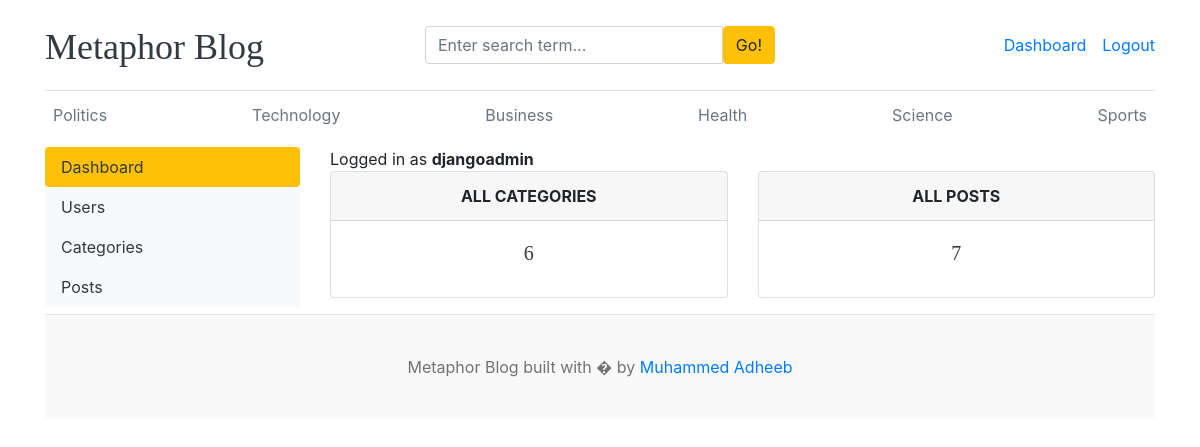
Screenshot of /dashboard/ (signed in) with the database file from the repository.
### blogs/models.py (models this page shows, shortened)
class Category(models.Model):
    category_name = models.CharField(max_length=50, unique=True)
    created_at = models.DateTimeField(auto_now_add=True)
    updated_at = models.DateTimeField(auto_now=True)
    class Meta:
        verbose_name_plural = 'categories'

### dashboards/views.py (the view)
# urls.py: path('dashboard/', include('dashboards.urls')),
@login_required(login_url='login')
def dashboard(request):
    category_count = Category.objects.all().count()
    if request.user.is_superuser:
        blogs_count = Blog.objects.all().count()
    else:
        blogs_count = Blog.objects.filter(author=request.user).count()
    context = {
        'category_count': category_count,
        'blogs_count': blogs_count,
    }
    return render(request, 'dashboard/dashboard.html', context)

### blogs/context_processors.py (called while the page is built)
def get_categories(request):
    categories = Category.objects.all()
    return dict(categories=categories)

def get_social_links(request):
    social_links = SocialLink.objects.all()
    return dict(social_links=social_links)

### templates/dashboard/dashboard.html
{% extends "base.html" %}
{% block content %}
<div class="row">
        {% include 'dashboard/sidebar.html'%}
        <div class="col-md-9">
            <span>Logged in as <b>{{ user }}</b></span>
            <div class="row">
                <div class="col">
                    <div class="card border-default mb-3">
                        <div class="card-header text-center text-uppercase font-weight-bold">All Categories</div>
                        <div class="card-body text-dark">
                            <h5 class="card-title text-center">{{ category_count }}</h5>
                        </div>
                    </div>
                </div>
                <div class="col">
                    <div class="card border-default mb-3">
                        <div class="card-header text-center text-uppercase font-weight-bold">All Posts</div>
                        <div class="card-body text-dark">
                            <h5 class="card-title text-center">{{ blogs_count }}</h5>
                        </div>
                    </div>
                </div>
            </div>
        </div>
</div>
{% endblock %}

### templates/base.html (shortened to what this page needs)
{% load static %}
<!DOCTYPE html>
<html lang="en">
<head>
    <link href="https://getbootstrap.com/docs/4.0/dist/css/bootstrap.min.css" rel="stylesheet">
    <link href="{% static 'css/blog.css' %}" rel="stylesheet">
    <link rel="stylesheet" href="https://cdnjs.cloudflare.com/ajax/libs/font-awesome/4.7.0/css/font-awesome.min.css">
  </head>
<body>
    <div class="container">
      <header class="blog-header py-3">
      <div class="row align-items-center">
        <div class="col-4 pt-1">
          <a class="blog-header-logo text-dark" href="/">Metaphor Blog</a>
        </div>
      <div class="col-4">
      <form action="{% url 'search' %}" method="GET">
        <div class="input-group">
          <input
            class="form-control"
            type="text"
            name="keyword"
            value="{{ keyword }}"
            placeholder="Enter search term..."
          />
          <button type="submit" class="btn btn-warning">
            Go!
          </button>
        </div>
      </form>
    </div>
    <div class="col-4 d-flex justify-content-end align-items-center">
      {% if not user.is_authenticated %}
      <a class="btn btn-sm btn-warning" href="{% url 'login' %}">Login</a>
      &nbsp;
      <a class="btn btn-sm btn-outline-secondary" href="{% url 'register' %}">Register</a>
      {% else %}
      <span><a href="{% url 'dashboard' %}">Dashboard</a></span>
      <span><a href=" {% url 'logout' %}">Logout</a></span>
      {% endif %}
    </div>
  </div>
</header>
      <div class="nav-scroller py-1 mb-2">
        <nav class="nav d-flex justify-content-between">
          {% for cat in categories %}
          <a class="p-2 text-muted" href="{% url 'posts_by_category' cat.id %}">{{ cat.category_name}}</a>
          {% endfor %}
        </nav>
      </div>
{% block content %}
{% endblock content %}
<footer class="blog-footer">
  <p>Metaphor Blog built with � by <a href="#">Muhammed Adheeb</a></p>
</footer>
</body>
</html>

### blog_main/static/css/blog.css (style rules this page uses)
.blog-header { border-bottom: 1px solid #e5e5e5; }
.blog-header-logo { font-family: "Playfair Display", Georgia, "Times New Roman", serif; font-size: 2.25rem; }
h1, h2, h3, h4, h5, h6 { font-family: "Playfair Display", Georgia, "Times New Roman", serif; }
.blog-footer { padding: 2.5rem 0; color: #727272; text-align: center; background-color: #f9f9f9; border-top: .05rem solid #e5e5e5; }
.blog-footer p:last-child { margin-bottom: 0; }

### rows the page displays
Category: category_name "Politics"
Category: category_name "Technology"
Category: category_name "Business"
Category: category_name "Health"
Category: category_name "Science"
Category: category_name "Sports"

### other values shown
{{ user }} "djangoadmin"
{{ category_count }} "6"
{{ blogs_count }} "7"
